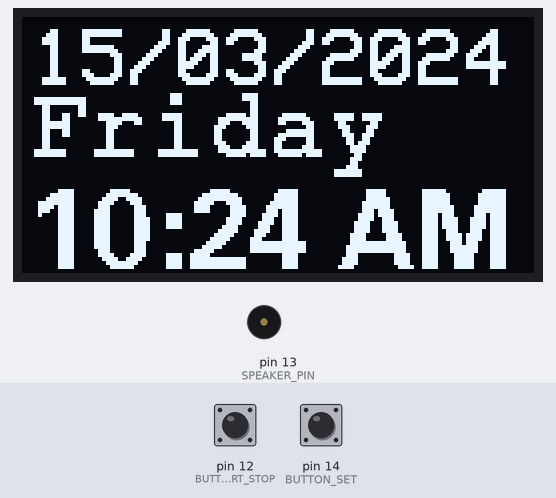
Bench run of a sketch on a simulated Arduino Uno, built with avr-gcc and run on an emulated ATmega328P. On the bench: 128×64 one-colour display, buzzer (waves = sounding). Inputs (shaded band) come from the test bench; at power-on: pin 14 (BUTTON_SET) HIGH, pin 12 (BUTTON_START_STOP) HIGH. The local clock reads 2024-03-15 10:24:30 at power-on unless the sketch sets it; what the sketch prints to the serial monitor is not drawn.

Above: at 1.2 s.
1.3 s: pin 14 (BUTTON_SET) pulled LOW for 0.25 s
At 2.4 s:
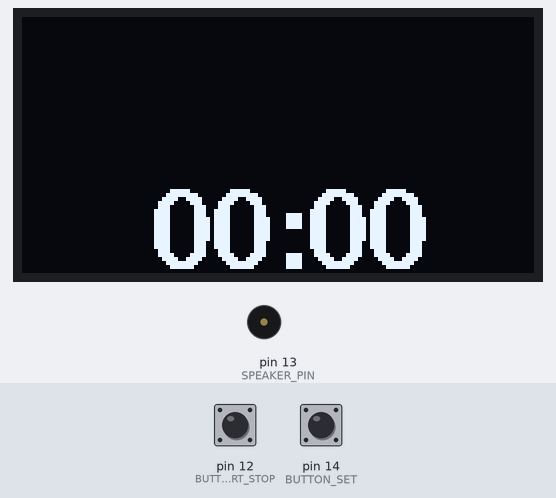
3.0 s: pin 12 (BUTTON_START_STOP) pulled LOW for 0.25 s
At 3.17 s:
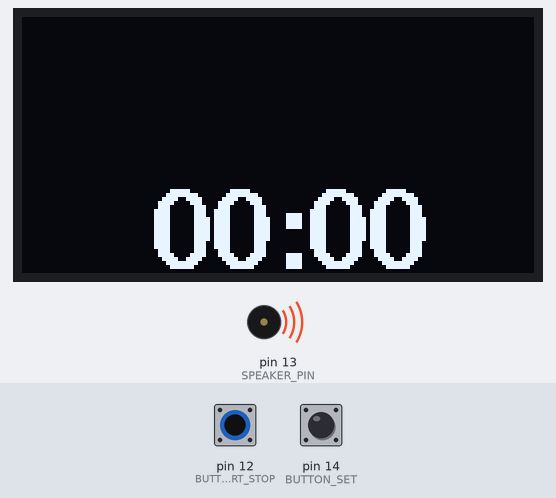
Timing chart, 0 to 11.3 s (numbered marks = the images above; inputs shaded):
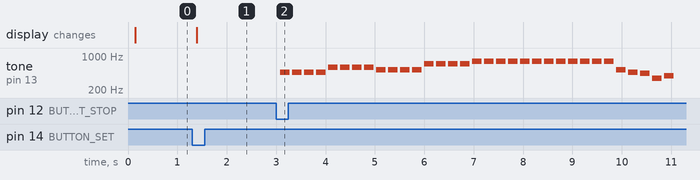

Measured:
- after the input at 1.3 s, the display: changes after 0.09 s (image 1)
- after the input at 3.0 s, tone on pin 13 (SPEAKER_PIN): plays 466 Hz for 0.19 s, 466 Hz for 0.19 s, 466 Hz for 0.19 s, 466 Hz for 0.19 s, 587 Hz for 0.19 s, 587 Hz for 0.19 s … (33 notes in this stretch), starting after 0.09 s

The sketch:

clock_timer.ino
```cpp
#include <Wire.h>
#include <U8g2lib.h>
#include <RTClib.h>

// Define the I2C address of the OLED display
#define OLED_ADDRESS 0x3C

// Define speaker pin
#define SPEAKER_PIN 13

// Define button pins
#define BUTTON_SET 14
#define BUTTON_START_STOP 12

// Create an instance of the U8g2 library for I2C
U8G2_SSD1306_128X64_NONAME_F_HW_I2C u8g2(U8G2_R0, /* reset=*/ U8X8_PIN_NONE);

// Create an RTC instance
RTC_DS3231 rtc;

// Timer and alarm variables
bool timerRunning = false;
bool playSound = false;
unsigned long timerStartTime = 0;
unsigned long timerDuration = 0; // in seconds
bool showClock = true;
bool settingTimer = false; // To track if we are setting the timer
unsigned long remainingTime = timerDuration;
void setup() {
  // Initialize serial communication
  Serial.begin(115200);

  // Initialize the display
  u8g2.begin();

  // Set the I2C address of the display
  u8g2.setI2CAddress(OLED_ADDRESS << 1); // Shift by 1 bit for Wire library

  // Initialize the RTC
  if (!rtc.begin()) {
    Serial.println("Couldn't find RTC");
    while (1);
  }

  // Check if the RTC lost power and if so, set the time
  if (rtc.lostPower()) {
    Serial.println("RTC lost power, setting the time!");
    // Following line sets the RTC to the date & time this sketch was compiled
    rtc.adjust(DateTime(F(__DATE__), F(__TIME__)));
  }

  // Initialize buttons
  pinMode(BUTTON_SET, INPUT_PULLUP);
  pinMode(BUTTON_START_STOP, INPUT_PULLUP);
}


void loop() {
  DateTime now = rtc.now();

  // Handle button presses
  handleButtonPresses(now);

  // Draw the appropriate display (clock or timer)
  u8g2.clearBuffer();
  if (showClock) {
    drawClockDisplay(now);
  } else {
    drawTimerDisplay(now);
  }
  u8g2.sendBuffer();

  delay(5);
  if(playSound && remainingTime == 0){
    Serial.println("Remainng Time: " + String(remainingTime));
    playTimerSound();
    playSound = false;
  }
  // Wait for a short time before refreshing the display
  delay(100);
}

// Handle button presses and update state variables accordingly
void handleButtonPresses(DateTime now) {
  static bool lastButtonSetState = HIGH;
  static bool lastButtonStartStopState = HIGH;

  bool buttonSetState = digitalRead(BUTTON_SET);
  bool buttonStartStopState = digitalRead(BUTTON_START_STOP);

  if (buttonSetState == LOW && lastButtonSetState == HIGH) {
    if (showClock) {
      // Toggle to timer display
      showClock = false;
      settingTimer = true; // Enter timer setting mode
    } else if (settingTimer) {
      // Increase timer duration by 1 minute
      timerDuration += 60;
    } else {
      // Toggle back to clock display and reset timer
      showClock = true;
      timerDuration = 0;
      timerRunning = false;
    }
  }

  if (buttonStartStopState == LOW && lastButtonStartStopState == HIGH) {
    if (settingTimer) {
      // Exit timer setting mode and start timer
      settingTimer = false;
      timerRunning = true;
      timerStartTime = now.unixtime();
    } else {
      // Start/Stop button pressed
      if (timerRunning) {
        // Stop the timer
        timerRunning = false;
      } else {
        // Start the timer
        timerRunning = true;
        timerStartTime = now.unixtime();
      }
    }
  }

  lastButtonSetState = buttonSetState;
  lastButtonStartStopState = buttonStartStopState;
}

// Draw the clock display on the OLED screen
void drawClockDisplay(DateTime now) {
  char dateBuffer[11]; // Buffer for date: DD/MM/YYYY
  char timeBuffer[10];  // Buffer for time: HH:MM AM/PM

  snprintf(dateBuffer, sizeof(dateBuffer), "%02d/%02d/%04d", now.day(), now.month(), now.year());
  snprintf(timeBuffer, sizeof(timeBuffer), "%02d:%02d %s", formatHour12(now.hour()), now.minute(), isPM(now.hour()) ? "PM" : "AM");

  // Set font for the date and day of the week
  u8g2.setFont(u8g2_font_VCR_OSD_mu);
  u8g2.drawStr(2, 18, dateBuffer);

  u8g2.setFont(u8g2_font_courB18_tf);
  u8g2.drawStr(2, 35, dayOfTheWeek(now.dayOfTheWeek()));

  // Set font for the time (larger size)
  u8g2.setFont(u8g2_font_fub20_tf);
  u8g2.drawStr(2, 63, timeBuffer);
}

// Draw the timer display on the OLED screen
void drawTimerDisplay(DateTime now) {
  if (settingTimer) {
    // Display the timer duration being set
    char timerBuffer[10];
    snprintf(timerBuffer, sizeof(timerBuffer), "%02lu:%02lu", timerDuration / 60, timerDuration % 60);
    u8g2.setFont(u8g2_font_fub20_tf);
    u8g2.drawStr(32, 63, timerBuffer);
  } else {
    // Timer logic
    unsigned long elapsedTime = 0;
    // unsigned long remainingTime = timerDuration;

    if (timerRunning) {
      elapsedTime = now.unixtime() - timerStartTime;
      remainingTime = timerDuration > elapsedTime ? timerDuration - elapsedTime : 0;
      if (remainingTime == 0) {
        // Timer finished
        timerRunning = false;
        playSound = true;
        timerDuration = 0;  // Reset the timer duration
      }
    }

    // Display the remaining time
    char timerBuffer[10];
    snprintf(timerBuffer, sizeof(timerBuffer), "%02lu:%02lu", remainingTime / 60, remainingTime % 60);
    u8g2.setFont(u8g2_font_fub20_tf);
    u8g2.drawStr(32, 63, timerBuffer);

    // Draw pie animation
    drawPieAnimation(remainingTime, timerDuration);
  }
}

// Convert 24-hour format to 12-hour format
int formatHour12(int hour24) {
  int hour12 = hour24;
  if (hour12 > 12) hour12 -= 12;
  if (hour12 == 0) hour12 = 12;
  return hour12;
}

// Check if the given hour is PM
bool isPM(int hour) {
  return hour >= 12;
}

// Return the day of the week as a string
const char* dayOfTheWeek(uint8_t day) {
  static const char* daysOfTheWeek[] = {"Sunday", "Monday", "Tuesday", "Wednesday", "Thursday", "Friday", "Saturday"};
  return daysOfTheWeek[day];
}

// Draw pie animation to represent remaining time on the timer
void drawPieAnimation(unsigned long remainingTime, unsigned long totalTime) {
  int centerX = 64;
  int centerY = 22;
  int radius = 20;

  if (totalTime == 0) return;

  float percent = (float)remainingTime / totalTime;
  int endAngle = (360 * percent) - 90;

  for (int angle = -90; angle <= endAngle; angle++) {
    float radAngle = angle * 3.14159265 / 180.0; // Convert to radians
    int x1 = centerX + radius * cos(radAngle);
    int y1 = centerY + radius * sin(radAngle);
    int x2 = centerX + (radius - 1) * cos(radAngle);
    int y2 = centerY + (radius - 1) * sin(radAngle);
    u8g2.drawLine(centerX, centerY, x1, y1);
    u8g2.drawLine(centerX, centerY, x2, y2);
  }
}
```

melody.ino
```cpp
/*************************************************
 Pitch values for music
 Credits: https://www.youtube.com/redirect?q=https%3A%2F%2Fwww.drive.google.com%2Fdrive%2Ffolders%2F1yH2TnQntyjxTACFiJCyzE9jY4F3DJgM0%3Fusp%3Dsharing&redir_token=sOm1FFj-ZK5Nn2zLavHViFT8Ewd8MTU4OTI3OTkyOEAxNTg5MTkzNTI4&v=nVVzBPgpCsM&event=video_description
 *************************************************/
#define NOTE_DURATION 4

#define NOTE_B0  31
#define NOTE_C1  33
#define NOTE_CS1 35
#define NOTE_D1  37
#define NOTE_DS1 39
#define NOTE_E1  41
#define NOTE_F1  44
#define NOTE_FS1 46
#define NOTE_G1  49
#define NOTE_GS1 52
#define NOTE_A1  55
#define NOTE_AS1 58
#define NOTE_B1  62
#define NOTE_C2  65
#define NOTE_CS2 69
#define NOTE_D2  73
#define NOTE_DS2 78
#define NOTE_E2  82
#define NOTE_F2  87
#define NOTE_FS2 93
#define NOTE_G2  98
#define NOTE_GS2 104
#define NOTE_A2  110
#define NOTE_AS2 117
#define NOTE_B2  123
#define NOTE_C3  131
#define NOTE_CS3 139
#define NOTE_D3  147
#define NOTE_DS3 156
#define NOTE_E3  165
#define NOTE_F3  175
#define NOTE_FS3 185
#define NOTE_G3  196
#define NOTE_GS3 208
#define NOTE_A3  220
#define NOTE_AS3 233
#define NOTE_B3  247
#define NOTE_C4  262
#define NOTE_CS4 277
#define NOTE_D4  294
#define NOTE_DS4 311
#define NOTE_E4  330
#define NOTE_F4  349
#define NOTE_FS4 370
#define NOTE_G4  392
#define NOTE_GS4 415
#define NOTE_A4  440
#define NOTE_AS4 466
#define NOTE_B4  494
#define NOTE_C5  523
#define NOTE_CS5 554
#define NOTE_D5  587
#define NOTE_DS5 622
#define NOTE_E5  659
#define NOTE_F5  698
#define NOTE_FS5 740
#define NOTE_G5  784
#define NOTE_GS5 831
#define NOTE_A5  880
#define NOTE_AS5 932
#define NOTE_B5  988
#define NOTE_C6  1047
#define NOTE_CS6 1109
#define NOTE_D6  1175
#define NOTE_DS6 1245
#define NOTE_E6  1319
#define NOTE_F6  1397
#define NOTE_FS6 1480
#define NOTE_G6  1568
#define NOTE_GS6 1661
#define NOTE_A6  1760
#define NOTE_AS6 1865
#define NOTE_B6  1976
#define NOTE_C7  2093
#define NOTE_CS7 2217
#define NOTE_D7  2349
#define NOTE_DS7 2489
#define NOTE_E7  2637
#define NOTE_F7  2794
#define NOTE_FS7 2960
#define NOTE_G7  3136
#define NOTE_GS7 3322
#define NOTE_A7  3520
#define NOTE_AS7 3729
#define NOTE_B7  3951
#define NOTE_C8  4186
#define NOTE_CS8 4435
#define NOTE_D8  4699
#define NOTE_DS8 4978

int melody[] = {
  NOTE_AS4, NOTE_AS4, NOTE_AS4, NOTE_AS4,
  NOTE_D5, NOTE_D5, NOTE_D5, NOTE_D5,
  NOTE_C5, NOTE_C5, NOTE_C5, NOTE_C5,
  NOTE_F5, NOTE_F5, NOTE_F5, NOTE_F5,
  NOTE_G5, NOTE_G5, NOTE_G5, NOTE_G5,
  NOTE_G5, NOTE_G5, NOTE_G5, NOTE_G5,
  NOTE_G5, NOTE_G5, NOTE_G5, NOTE_G5,
  NOTE_C5, NOTE_AS4, NOTE_A4, NOTE_F4,
  NOTE_G4, 0, NOTE_G4, NOTE_D5,
  NOTE_C5, 0, NOTE_AS4, 0,
  NOTE_A4, 0, NOTE_A4, NOTE_A4,
  NOTE_C5, 0, NOTE_AS4, NOTE_A4,
  NOTE_G4,0, NOTE_G4, NOTE_AS5,
  NOTE_A5, NOTE_AS5, NOTE_A5, NOTE_AS5,
  NOTE_G4,0, NOTE_G4, NOTE_AS5,
 };

void playTimerSound() {
  for (int thisNote = 0; thisNote < 60; thisNote++) {

    int noteDuration = 750 / NOTE_DURATION;
    tone(SPEAKER_PIN, melody[thisNote], noteDuration);

    int pauseBetweenNotes = noteDuration * 1.30;
    delay(pauseBetweenNotes);

    noTone(8);
  }
}
```
